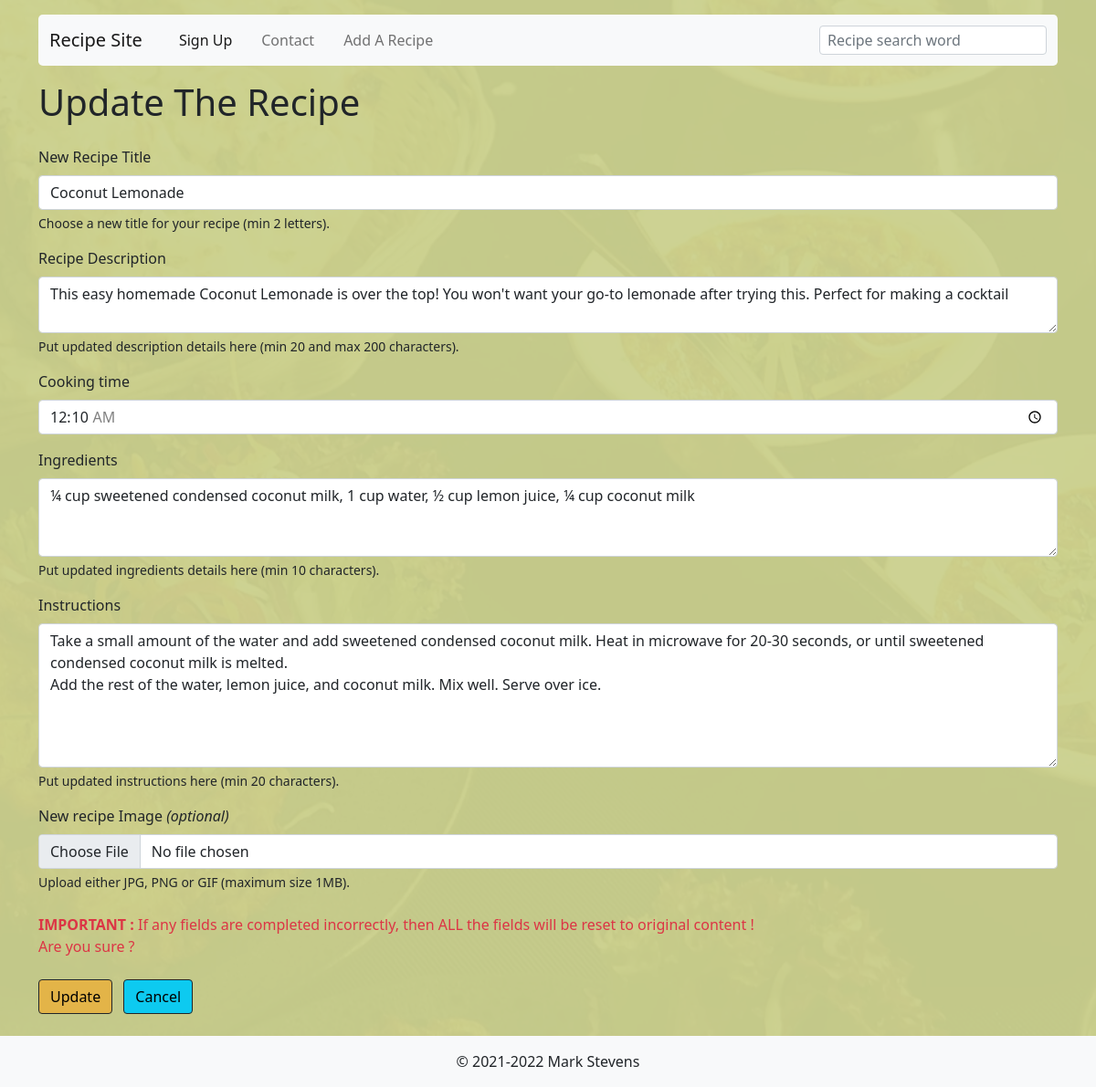
/recipes/update.php?id=86 (signed in), run on the app's committed database.
### tables this page shows
CREATE TABLE `recipes` (
  `recipe_id` int(11) NOT NULL,
  `title` varchar(128) NOT NULL,
  `summary` text NOT NULL,
  `duration` time NOT NULL,
  `ingredients` text NOT NULL,
  `recipe` text NOT NULL,
  `author` varchar(512) NOT NULL,
  `image` varchar(256) NOT NULL,
  `is_enabled` tinyint(1) NOT NULL
);

### variables/variables.php (called while the page is built, shortened)
<?php
  $rootUrl = (!empty($_SERVER['HTTPS']) ? 'https' : 'http') . '://' . $_SERVER['HTTP_HOST'] . '/';
  ?>

### config/user.php (called while the page is built, shortened)
<?php
include_once($_SERVER['DOCUMENT_ROOT'] . "/variables/variables.php");
if (isset($_COOKIE['LOGGED_USER']) || isset($_SESSION['LOGGED_USER'])) {
    $loggedUser = [
        'email' => $_COOKIE['LOGGED_USER'] ?? $_SESSION['LOGGED_USER'],
    ];
} else {
    header('Location: '.$rootUrl.'index.php');
}

### recipes/update.php (the view, shortened to what this page needs)
<?php
  include_once($_SERVER['DOCUMENT_ROOT'] .  '/config/user.php');
  include_once($_SERVER['DOCUMENT_ROOT'] . "/variables/variables.php");
  $getData = $_GET;
  $recipe_id = $getData['id'] ?? $_POST["id"];
  if (!isset($recipe_id) || (!is_numeric($recipe_id)))
  {
    $errorMessage = 'Something seems to have gone wrong. Please try again.';
    echo $errorMessage;
    return;
  }	else {
    $retrieveRecipe = $mysqlClient->prepare('SELECT * FROM `recipes` WHERE recipe_id = :recipe_id');
    $retrieveRecipe->execute([
      'recipe_id' => $recipe_id,
    ]);
    $recipes = $retrieveRecipe->fetch(PDO::FETCH_ASSOC);
  }
?>
<!DOCTYPE html>
<html lang="en">
<head>
    <link href="https://cdn.jsdelivr.net/npm/bootstrap@5.0.2/dist/css/bootstrap.min.css" rel="stylesheet">
    <link rel="stylesheet" href="<?php echo($rootUrl.'/css/style.css'); ?>">
</head>
<body class="backThree d-flex flex-column min-vh-100">
    <main class="container">
      <?php include_once($rootPath.'/include/header.php'); ?>
        <section>
          <h1 class="mb-4">Update The Recipe</h1>
            <form action="<?php echo htmlspecialchars($_SERVER["PHP_SELF"]);?>" method="POST" enctype="multipart/form-data">
                <div class="mb-3">
                  <label for="title" class="form-label">New Recipe Title</label>
                  <input type="title" class="form-control" id="title" name="title" placeholder="Your new recipe title" aria-describedby="title-help" value="<?php echo strip_tags($recipes['title']); ?>">
                  <div id="title-help" class="form-text">Choose a new title for your recipe (min 2 letters).</div>
                </div>
                <div class="mb-3">
                  <label for="summary" class="form-label">Recipe Description</label>
                  <textarea rows="2"  class="form-control" id="summary" name="summary" placeholder="Put new description here ..." aria-describedby="summary-help"><?php echo strip_tags($recipes['summary']); ?></textarea>
                  <div id="summary-help" class="form-text">Put updated description details here (min 20 and max 200 characters).</div>
                </div>
                <div class="mb-3">
                  <label for="duration" class="form-label">Cooking time</label>
                  <input type="time" class="form-control" id="duration" name="duration" min="00:05" max="06:00" value="<?php echo ($recipes['duration']); ?>">
                </div>
                <div class="mb-3">
                  <label for="ingredients" class="form-label">Ingredients</label>
                  <textarea rows="3"  class="form-control" id="ingredients" name="ingredients" placeholder="Put new ingredients here ..." aria-describedby="ingredients-help"><?php echo strip_tags($recipes['ingredients']); ?></textarea>
                  <div id="ingredients-help" class="form-text">Put updated ingredients details here (min 10 characters).</div>
                </div>
                <div class="mb-3">
                  <label for="recipe" class="form-label">Instructions</label>
                  <textarea rows="6" class="form-control" id="recipe" name="recipe" placeholder="Put new recipe details here ..."  aria-describedby="description-help"><?php echo strip_tags($recipes['recipe']); ?></textarea>
                  <div id="description-help" class="form-text">Put updated instructions here (min 20 characters).</div>
                </div>
                <div class="mb-3">
                    <label for="image" class="form-label">New recipe Image <i>(optional)</i></label>
                    <input type="file" class="form-control" id="image" name="image" aria-describedby="image-help">
                    <div id="image-help" class="form-text mb-3">Upload either JPG, PNG or GIF (maximum size 1MB).</div>
                </div>
                <p class="text-danger mt-4 mb-0"><b>IMPORTANT : </b> If any fields are completed incorrectly, then ALL the fields will be reset to original content !</p>
                  <p class="text-danger"><?php echo($recipes['author'] != $loggedUser['email'] ? 'Sorry, you do not have the permissions to update this recipe !' : 'Are you sure ?' ); ?></p>
                  <button type="submit" class="btn btn-warning mt-2" <?php echo($recipes['author'] != $loggedUser['email'] ? 'disabled' : '' ); ?> >Update</button>
                  <a class="btn btn-info mt-2 mx-2" href="<?php echo($rootUrl)?>recipes/read.php?id=<?php echo($recipe_id ); ?>">Cancel</a>
            </form>
            <br />
        </section>
    </main>
    <?php include_once($rootPath.'/include/footer.php'); ?>
</body>
</html>

### css/style.css (style rules this page uses)
body { background: #CBD18F; }
.form-text { color: rgba(255, 255, 255, 1); color: #212529; }
.btn-warning { background-color: #E3B448; border-color: #212529; }
.btn-info { border-color: #212529; }
.backOne, .backTwo, .backThree { background: #CBD18F; position: relative; height: 100%; width: 100%; }
.backThree::before { content: ""; background: #CBD18F url("backgrounds/asian-fusion.webp") no-repeat center center; background-size: cover; position: absolute; top: 0px; right: 0px; bottom: 0px; left: 0px; opacity: 0.04; z-index: -1; }

### data on the page
recipes: title "Coconut Lemonade", summary "This easy homemade Coconut Lemonade is over the top! You won't want your go-to lemonade after trying this. Perfect for making a cocktail", duration "00:10:00", ingredients "¼ cup sweetened condensed coconut milk, 1 cup water, ½ cup lemon juice, ¼ cup coconut milk", recipe "Take a small amount of the water and add sweetened condensed coconut milk. Heat in microwave for 20-30 seconds, or until sweetened condensed coconut milk is melted. Add the rest of the water, lemon juice, and coconut milk. Mix well. Serve over ice."
